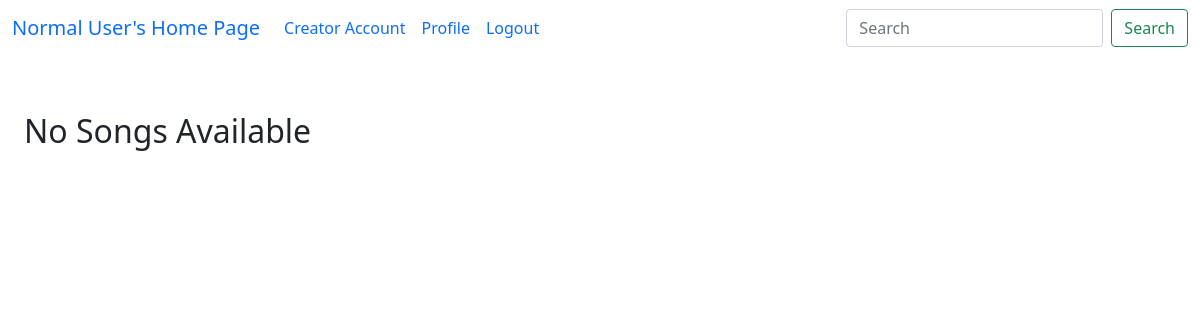
Before: /album_songs/3/3 with the older database file.
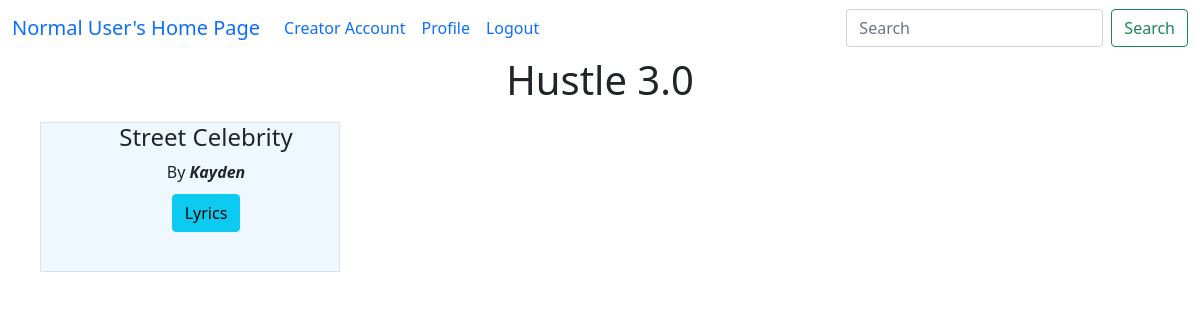
After: the same page with the newer database file.
### model1.py (models this page shows, shortened)
class Album(db.Model):
    album_id = db.Column(db.Integer, primary_key=True)
    album_name = db.Column(db.String(100), nullable=False)
    album_genre = db.Column(db.String(50))
    album_artist = db.Column(db.String(100))
    creator_id = db.Column(db.Integer, db.ForeignKey("user.user_id"))
    album_play_count = db.Column(db.Integer, default=0)
    album_thumbnail = db.Column(db.String(255))
    songs = db.relationship("Song", backref="albums",cascade="all, delete")
    creator = db.relationship("User", backref="albums")

class Song(db.Model):
    song_id = db.Column(db.Integer, primary_key=True)
    song_name = db.Column(db.String(100), nullable=False)
    song_artist = db.Column(db.String(100))
    song_language = db.Column(db.String(30))
    song_genre = db.Column(db.String(50))
    song_lyrics = db.Column(db.String(1000))
    song_duration = db.Column(db.Integer)  # in seconds
    release_date = db.Column(db.String(20))
    creator_id = db.Column(db.Integer, db.ForeignKey("user.user_id"), nullable=False)
    album_id = db.Column(db.Integer, db.ForeignKey("album.album_id") ,default=None)
    song_path = db.Column(db.String(255),default=None)
    song_thumbnail = db.Column(db.String(255),default=None)
    song_play_count = db.Column(db.Integer, default=0)
    song_flag = db.Column(db.Boolean,default=False)
    creator = db.relationship("User", backref="songs")

### app.py (the view)
@app.route("/album_songs/<int:u_id>/<int:a_id>", methods=["GET", "POST"])
def album_songs(a_id, u_id):
    user = User.query.get(u_id)
    songs = Song.query.filter_by(album_id=a_id).all()
    album = Album.query.get(a_id)
    return render_template(
        "album_songs.html", songs=songs, album=album, user=user
    )

### templates/album_songs.html (shortened to what this page needs)
<!doctype html>
<html lang="en">
<head>
    <link href="https://cdn.jsdelivr.net/npm/bootstrap@5.0.2/dist/css/bootstrap.min.css" rel="stylesheet"
>
</head>
<body>
    {% extends "general_user_navbar.html" %}
    {% block content %}
    <div class="container-fluid">
        <div class="container-fluid ">
            <h1 style="text-align: center;"><label for="songs">{{album.album_name}}</label></h1>
                {% if songs|length == 0 %}
                <h2>No Songs Available</h2>
                {% else %}
                <div class=" songs container text-center " id="songs">
                <div class="row row-cols-4">
                    {% for song in songs %}
                    <div id="song" class="col  border border-primary-subtle" style="text-transform: capitalize; ">
                        <ul type="none">
                            <li>
                                <h4>{{song.song_name}}</h4>
                            </li>
                            <li>by <b><i>{{song.song_artist}}</i></b></li>
                            <li style="margin: 10px;"><a class="btn btn btn-info"
                                    href="/user_song_lyrics/{{user.user_id}}/{{song.song_id}}" type="button">Lyrics</a></li>
                        </ul>
                    </div>
                    {% endfor %}
                </div>
                {% endif %}
            </div>
        </div>
    </div>
    {% endblock %}

Changed rows visible on the page:
added Album: album_name "Hustle 3.0"
added Song: song_name "Street Celebrity", song_artist "Kayden"
Other visible differences:
text no longer shown: "No Songs Available"
